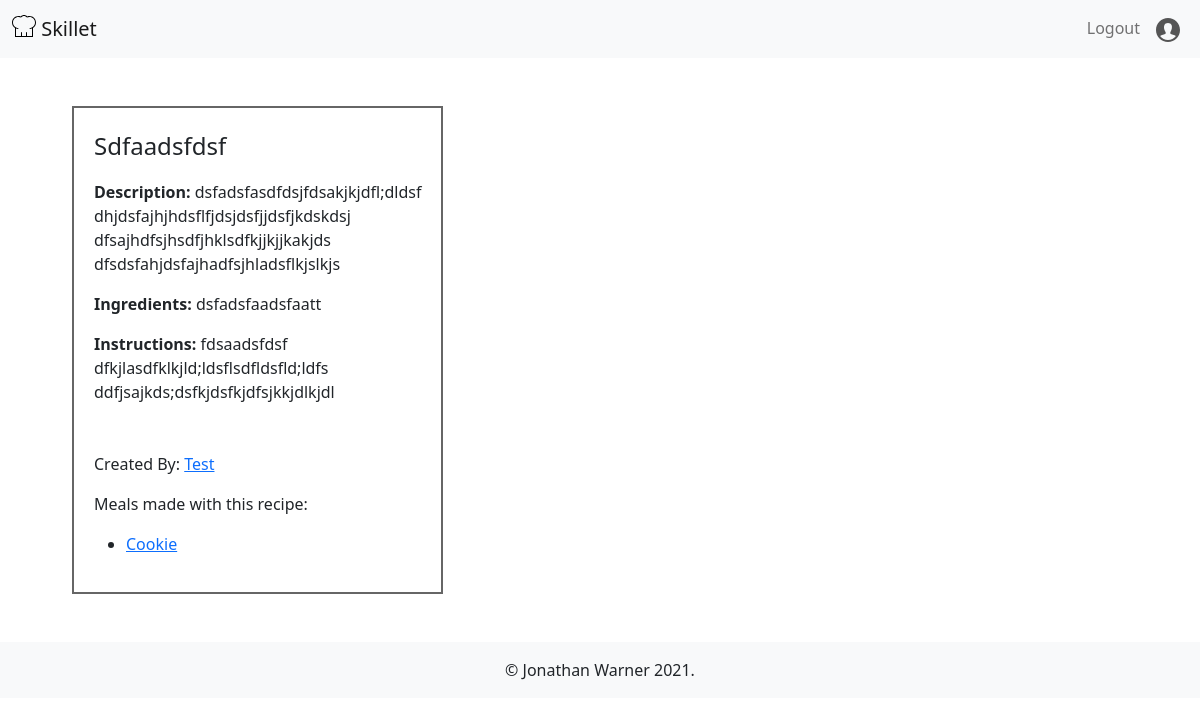
The page /view_recipe/1 (signed in) on the database its author committed.
### skillet/models.py (models this page shows, shortened)
class Recipe(db.Model):
    __tablename__ = 'recipe'
    id = db.Column(db.Integer, primary_key=True)
    name = db.Column(db.String(80), nullable=False)
    description = db.Column(db.String(300), nullable=False)
    ingredients = db.Column(db.String(600), nullable=False)
    instructions = db.Column(db.String(600), nullable=False)
    created_by_id = db.Column(db.Integer, db.ForeignKey('user.id'))
    created_by = db.relationship('User')
    meals = db.relationship(
        'Meal', secondary='meal_recipes', back_populates="recipes")

class User(UserMixin, db.Model):
    __tablename__ = 'user'
    id = db.Column(db.Integer, primary_key=True)
    email = db.Column(db.String(80), nullable=False, unique=True)
    username = db.Column(db.String(80), nullable=False)
    password = db.Column(db.String(200), nullable=False)
    date_created = db.Column(db.DateTime, nullable=False)
    last_active = db.Column(db.DateTime, nullable=False)
    recipes = db.relationship('Recipe', backref='user')
    meals = db.relationship('Meal', backref='user')

class Meal(db.Model):
    __tablename__ = 'meal'
    id = db.Column(db.Integer, primary_key=True)
    name = db.Column(db.String(80), nullable=False)
    description = db.Column(db.String(100), nullable=True)
    date_prepared = db.Column(db.DateTime, nullable=False)
    img_url = db.Column(db.String(150), nullable=False)
    created_by_id = db.Column(db.Integer, db.ForeignKey('user.id'))
    created_by = db.relationship('User')
    recipes = db.relationship(
        'Recipe', secondary="meal_recipes", back_populates='meals')

### skillet/post/routes.py (the view)
@post.route('/view_recipe/<id>')
def view_recipe(id):
    recipe = Recipe.query.get(id)
    return render_template('recipe_detail.html', recipe=recipe)

### skillet/models.py (called while the page is built)
@login_manager.user_loader
def load_user(id):
    return User.query.get(id)

### skillet/templates/recipe_detail.html (shortened to what this page needs)
{% extends 'base.html' %}
{% block content %}
<section class="p-5 d-flex">
    <div class="mx-4">
        <div class="recipe-info-container">
            <p class="fs-4">{{recipe.name.title()}}</p>
            <p class="text-prewrap"><strong>Description:</strong> {{recipe.description}}</p>
            <p class="text-prewrap"><strong>Ingredients:</strong> {{recipe.ingredients}}</p>
            <p class="text-prewrap"><strong>Instructions:</strong> {{recipe.instructions}}</p>
            <p class="mt-5">Created By:
                <a href="/profile/{{recipe.created_by.id}}">{{recipe.created_by.username.title()}}</a>
            </p>
            <div>
                <p>Meals made with this recipe:</p>
                <ul>
                    {% for meal in recipe.meals %}
                    <li><a href="/view_meal/{{meal.id}}">{{meal.name}}</a></li>
                    {% endfor %}
                </ul>
            </div>
        </div>
    </div>
</section>
{% endblock content %}

### skillet/static/styles.css (style rules this page uses)
.recipe-info-container { border: 2px solid rgb(102, 102, 102); padding: 20px; }
.text-prewrap { white-space: pre-wrap; }

### rows shown on the page
Recipe: name "Sdfaadsfdsf", description "dsfadsfasdfdsjfdsakjkjdfl;dldsf dhjdsfajhjhdsflfjdsjdsfjjdsfjkdskdsj dfsajhdfsjhsdfjhklsdfkjjkjjkakjds dfsdsfahjdsfajhadfsjhladsflkjslkjs", ingredients "dsfadsfaadsfaatt", instructions "fdsaadsfdsf dfkjlasdfklkjld;ldsflsdfldsfld;ldfs ddfjsajkds;dsfkjdsfkjdfsjkkjdlkjdl"
User: created_by.username "Test"
Meal: name "Cookie"
